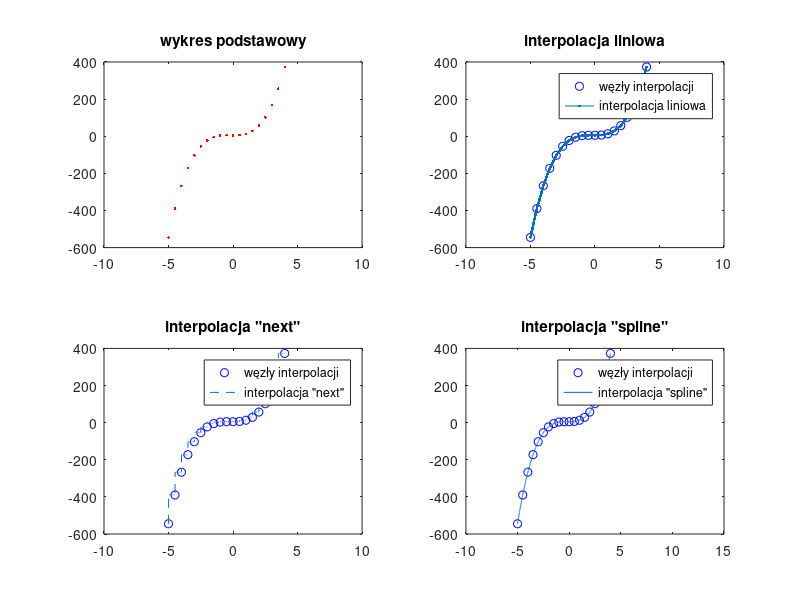

This figure's MATLAB source:
%Dla 20 punktów

clear; clc;

x=-5:0.5:4;
y=5*x.^3+3*x.^2+5;
xq=[-5:0.01:4];

%Interpolacje

w1=interp1(x,y,xq,'linear');
w2=interp1(x,y,xq,'next');
w3=interp1(x,y,xq,'spline');

%Tworzenie wykresów

figure(1)
subplot(2,2,1)
plot(x,y,'r.');
title('wykres podstawowy')
xlim([-10,10]);

subplot(2,2,2)
ylabel('y')
xlabel('x')
plot(x,y,'bo',xq,w1,'.-')
title('interpolacja liniowa')
legend('węzły interpolacji','interpolacja liniowa','location','Northeast')
xlim([-10,10]);


subplot(2,2,3)
ylabel('y')
xlabel('x')
plot(x,y,'bo',xq,w2,'--')
title('interpolacja "next"')
legend('węzły interpolacji','interpolacja "next"','location','Northeast')
xlim([-10,10]);

subplot(2,2,4)
ylabel('y')
xlabel('x')
plot(x,y,'bo',xq,w3,'-')
title('interpolacja "spline"')
legend('węzły interpolacji','interpolacja "spline"','location','Northeast')
xlim([-10,15]);